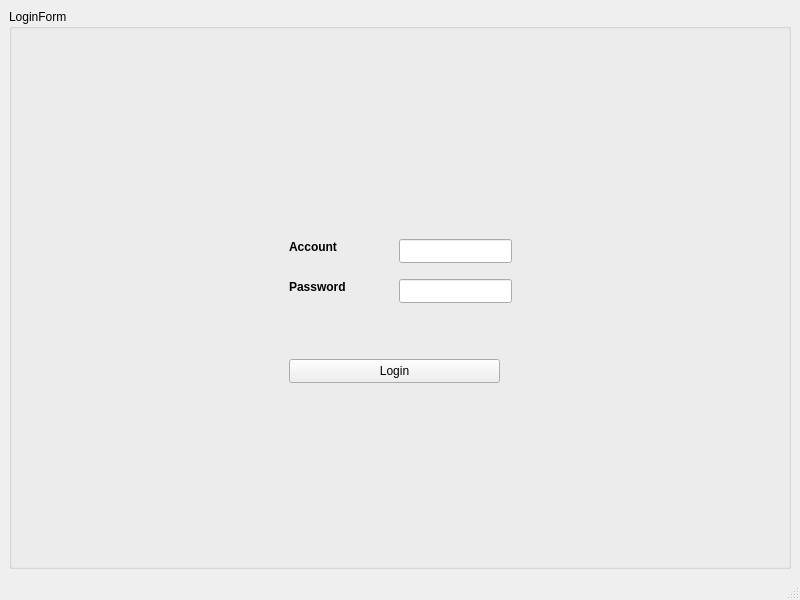
<?xml version="1.0" encoding="UTF-8"?>
<ui version="4.0">
 <class>login</class>
 <widget class="QMainWindow" name="login">
  <property name="geometry">
   <rect>
    <x>0</x>
    <y>0</y>
    <width>800</width>
    <height>600</height>
   </rect>
  </property>
  <property name="windowTitle">
   <string>login</string>
  </property>
  <widget class="QWidget" name="centralwidget">
   <layout class="QVBoxLayout" name="verticalLayout">
    <item>
     <widget class="QGroupBox" name="groupBox">
      <property name="title">
       <string>LoginForm</string>
      </property>
      <widget class="QPushButton" name="login_Button">
       <property name="geometry">
        <rect>
         <x>280</x>
         <y>350</y>
         <width>211</width>
         <height>24</height>
        </rect>
       </property>
       <property name="text">
        <string>Login</string>
       </property>
      </widget>
      <widget class="QLineEdit" name="lineEdit_account">
       <property name="geometry">
        <rect>
         <x>390</x>
         <y>230</y>
         <width>113</width>
         <height>24</height>
        </rect>
       </property>
      </widget>
      <widget class="QLineEdit" name="lineEdit_password">
       <property name="geometry">
        <rect>
         <x>390</x>
         <y>270</y>
         <width>113</width>
         <height>24</height>
        </rect>
       </property>
       <property name="echoMode">
        <enum>QLineEdit::Password</enum>
       </property>
      </widget>
      <widget class="QLabel" name="label_account">
       <property name="geometry">
        <rect>
         <x>280</x>
         <y>230</y>
         <width>49</width>
         <height>16</height>
        </rect>
       </property>
       <property name="font">
        <font>
         <bold>true</bold>
        </font>
       </property>
       <property name="text">
        <string>Account</string>
       </property>
      </widget>
      <widget class="QLabel" name="label_password">
       <property name="geometry">
        <rect>
         <x>280</x>
         <y>270</y>
         <width>71</width>
         <height>16</height>
        </rect>
       </property>
       <property name="font">
        <font>
         <bold>true</bold>
        </font>
       </property>
       <property name="text">
        <string>Password</string>
       </property>
      </widget>
      <widget class="QLabel" name="label_annouce">
       <property name="geometry">
        <rect>
         <x>280</x>
         <y>310</y>
         <width>321</width>
         <height>31</height>
        </rect>
       </property>
       <property name="text">
        <string/>
       </property>
      </widget>
      <widget class="QLabel" name="label">
       <property name="geometry">
        <rect>
         <x>660</x>
         <y>40</y>
         <width>91</width>
         <height>121</height>
        </rect>
       </property>
       <property name="text">
        <string/>
       </property>
       <property name="pixmap">
        <pixmap>C:/Users/admin/AppData/Local/Programs/loader/user/logohust.png</pixmap>
       </property>
       <property name="scaledContents">
        <bool>true</bool>
       </property>
      </widget>
     </widget>
    </item>
   </layout>
  </widget>
  <widget class="QMenuBar" name="menubar">
   <property name="geometry">
    <rect>
     <x>0</x>
     <y>0</y>
     <width>800</width>
     <height>21</height>
    </rect>
   </property>
  </widget>
  <widget class="QStatusBar" name="statusbar"/>
 </widget>
 <resources/>
 <connections/>
</ui>
